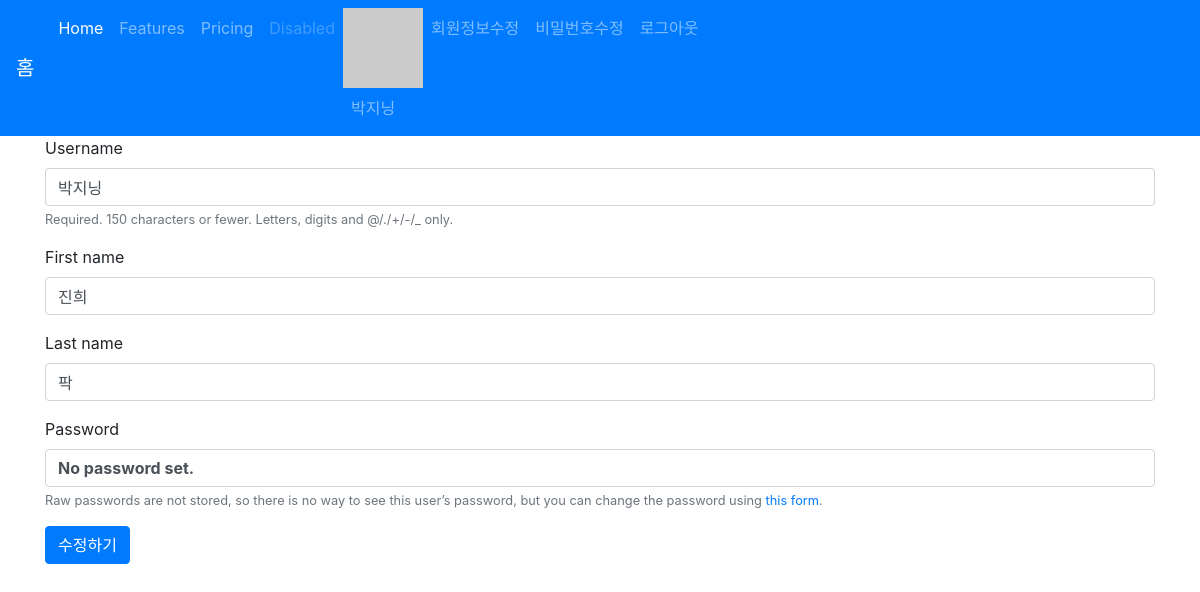
Page /accounts/update/ (signed in) on the earlier database version.
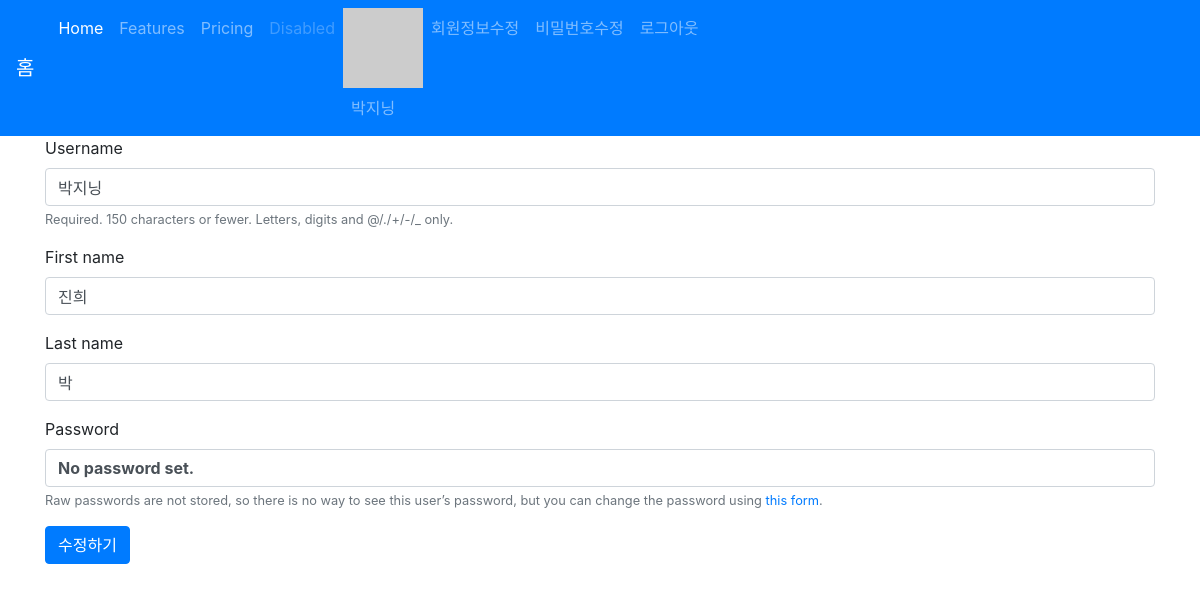
Same page on the later database version.
### accounts/models.py (models this page shows)
class User(AbstractUser):
    pass

### accounts/views.py (the view)
# urls.py: path('update/', views.update, name='update'),
@login_required
def update(request):
    if request.method == 'POST':
        form = CustomUserChangeForm(request.POST, instance=request.user)
        if form.is_valid():
            form.save()
            return redirect('articles:index')
    else:
        form = CustomUserChangeForm(instance=request.user)
    context = {
        'form': form
    }
    return render(request, 'accounts/form.html', context)

### accounts/forms.py
class CustomUserChangeForm(UserChangeForm):
    class Meta:
        model = get_user_model() # User return
        fields = ('username', 'first_name', 'last_name')

### articles/templatetags/gravatar.py (called while the page is built)
@register.filter
def makehash(email):
    return 'https://www.gravatar.com/avatar/' + hashlib.md5(email.strip().lower().encode('utf-8')).hexdigest()

### accounts/templates/accounts/form.html (shortened to what this page needs)
{% extends 'articles/base.html' %}
{% load bootstrap4 %}
{% block body %}
<form action="" method="POST" class="form">
  {% bootstrap_form form %}
  {% buttons %}
  {% if request.resolver_match.url_name == 'signup' %}
  <button type="submit" class="btn btn-primary">회원가입</button>
  {% elif request.resolver_match.url_name == 'update' %}
  <button type="submit" class="btn btn-primary">수정하기</button>
  {% elif request.resolver_match.url_name == 'password' %}
  <button type="submit" class="btn btn-primary">비밀번호 변경</button>
  {% endif %}
  {% endbuttons %}
</form>
{% endblock %}

### articles/templates/articles/base.html (shortened to what this page needs)
{% load static %}
<!DOCTYPE html>
<html lang="en">
<head>
  <link rel="stylesheet" href="{% static 'bootstrap/css/bootstrap.min.css' %}">
</head>
<body>
  <nav class="navbar navbar-expand-lg navbar-dark bg-primary">
    <a class="navbar-brand" href="/articles/">홈</a>
    <div class="collapse navbar-collapse" id="navbarNav">
      <ul class="navbar-nav">
        <li class="nav-item active">
          <a class="nav-link" href="#">Home <span class="sr-only">(current)</span></a>
        </li>
        <li class="nav-item">
          <a class="nav-link" href="#">Features</a>
        </li>
        <li class="nav-item">
          <a class="nav-link" href="#">Pricing</a>
        </li>
        <li class="nav-item">
          <a class="nav-link disabled" href="#" tabindex="-1" aria-disabled="true">Disabled</a>
        </li>
        {% if user.is_authenticated %}
        <li class="nav-item">
          {% load gravatar %}
          <img src="{{ user.email|makehash }}" alt="">
          <a class="nav-link">{{ user.username }}</a>
        </li>
        <li class="nav-item">
          <a class="nav-link" href="{% url 'accounts:update' %}">회원정보수정</a>
        </li>
        <li class="nav-item">
          <a class="nav-link" href="{% url 'accounts:password' %}">비밀번호수정</a>
        </li>
        <li class="nav-item">
          <a class="nav-link" href="{% url 'accounts:logout' %}">로그아웃</a>
        </li>
        {% endif %}
      </ul>
    </div>
  </nav>
  <div class="container">
    {% block body %}
    {% endblock %}
  </div>
</body>
</html>

Differences in the rows shown:
changed User "박지닝": last_name "팍" → "박"
